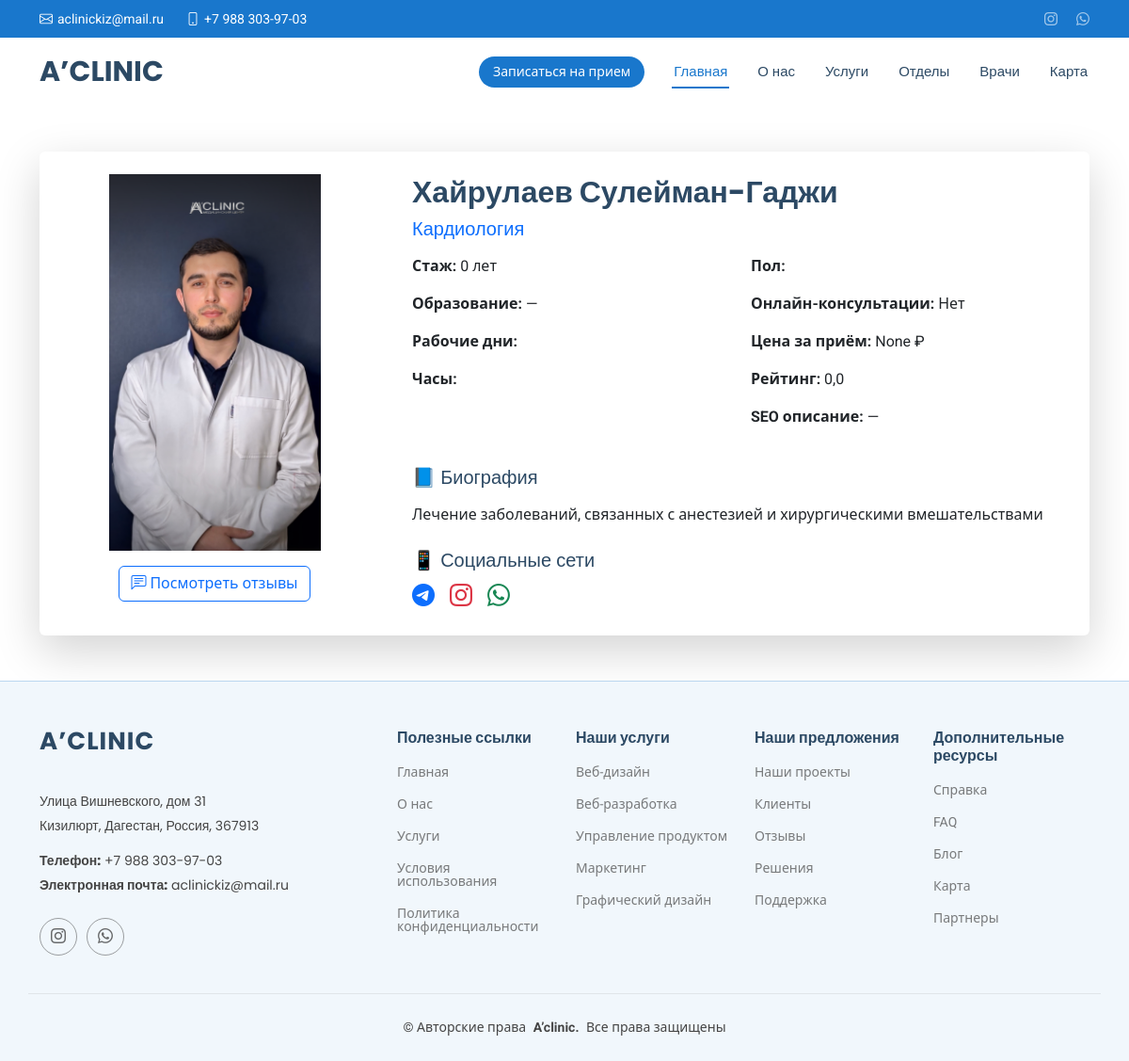
Page /doctor/khairulaev-suleiman-gadzhi/ on the committed database.
### clinic/models.py (models this page shows, shortened)
class Doctor(models.Model):
    name = models.CharField(max_length=100, verbose_name='Имя')
    slug = models.SlugField(unique=True, blank=True, verbose_name='URL')
    department = models.ForeignKey('Departments', verbose_name='Специализация', on_delete=models.CASCADE)
    photo = models.ImageField(upload_to='doctors/', verbose_name='Фото', null=True, blank=True)
    bio = models.TextField(verbose_name='Биография')
    experience_years = models.PositiveIntegerField(default=0, verbose_name='Стаж (в годах)')
    education = models.TextField(verbose_name='Образование', blank=True)
    price_per_consultation = models.DecimalField(max_digits=8, decimal_places=2, verbose_name='Цена за приём',
                                                 null=True, blank=True)
    rating = models.FloatField(default=0, verbose_name='Рейтинг')
    special_services = models.TextField(verbose_name='Специальные услуги', blank=True)
    seo_description = models.CharField(max_length=160, verbose_name='SEO описание', blank=True)
    accepts_online = models.BooleanField(default=False, verbose_name='Онлайн-консультации')
    appointments_url = models.URLField(verbose_name='Ссылка на запись', null=True, blank=True)
    video_presentation = models.URLField(verbose_name='Видео-презентация', null=True, blank=True)
    working_days = models.CharField(max_length=100, verbose_name='Рабочие дни', blank=True)
    working_hours = models.CharField(max_length=100, verbose_name='Рабочие часы', blank=True)
    gender = models.CharField(max_length=10, choices=[('male', 'Мужской'), ('female', 'Женский')], verbose_name='Пол',
                              blank=True)
    available = models.BooleanField(default=True, verbose_name='Доступен')
    social_links = models.ForeignKey('SocialNetwork', on_delete=models.SET_NULL, null=True, blank=True,
                                     verbose_name='Соц. сети')
    class Meta:
        verbose_name = 'Врач'
        verbose_name_plural = 'Врачи'

class Departments(models.Model):
    name = models.CharField(verbose_name='Название отделения')
    bio = models.CharField(verbose_name="Краткое описание")
    photo = models.ImageField(verbose_name="Фото", upload_to='departments/', blank=True, null=True)
    description = models.CharField(verbose_name="Описание")
    class Meta:
        verbose_name = 'Отдел'
        verbose_name_plural = 'Отделы'

### clinic/views.py (the view)
# urls.py: path('doctor/<slug:slug>/', DoctorDetailView.as_view(), name='doctor_detail'),
class DoctorDetailView(DetailView):
    model = Doctor
    template_name = 'clinic/doctor_detail.html'
    context_object_name = 'doctor'
    slug_field = 'slug'
    slug_url_kwarg = 'slug'

### clinic/templates/clinic/doctor_detail.html (shortened to what this page needs)
{% extends "a_clinic/base.html" %}
{% load static %}
{% block content %}
<div class="container py-5">
    <div class="card border-0 shadow-lg">
        <div class="row g-0">
            <div class="col-lg-4 p-4 d-flex flex-column align-items-center">
                <div class="w-100" style="max-width: 300px;">
                    {% if doctor.photo %}
                    <img src="{{ doctor.photo.url }}" alt="{{ doctor.name }}"
                         class="img-fluid rounded"
                         style="width: 100%; height: auto; max-height: 400px; object-fit: contain;">
                    {% else %}
                    <img src="{% static 'img/default_user.png' %}" alt="Фото отсутствует"
                         class="img-fluid rounded"
                         style="width: 100%; height: auto; max-height: 400px; object-fit: contain;">
                    {% endif %}
                </div>
                <div class="text-center mt-3">
                    <a href="{% url 'testimonials_doctor' slug=doctor.slug %}" class="btn btn-outline-primary">
                        <i class="bi bi-chat-left-text"></i> Посмотреть отзывы
                    </a>
                </div>
            </div>
            <div class="col-lg-8 p-4">
                <h2 class="fw-bold">{{ doctor.name }}</h2>
                <h5 class="text-primary">{{ doctor.department.name }}</h5>
                <div class="row mt-3">
                    <div class="col-sm-6">
                        <p><strong>Стаж:</strong> {{ doctor.experience_years }} лет</p>
                        <p><strong>Образование:</strong> {{ doctor.education|default:"—" }}</p>
                        <p><strong>Рабочие дни:</strong><br>{{ doctor.working_days|linebreaks }}</p>
                        <p><strong>Часы:</strong><br>{{ doctor.working_hours|linebreaks }}</p>
                    </div>
                    <div class="col-sm-6">
                        <p><strong>Пол:</strong> {{ doctor.get_gender_display }}</p>
                        <p><strong>Онлайн-консультации:</strong> {{ doctor.accepts_online|yesno:"Да,Нет" }}</p>
                        <p><strong>Цена за приём:</strong> {{ doctor.price_per_consultation }} ₽</p>
                        <p><strong>Рейтинг:</strong> {{ doctor.rating }}</p>
                        <p><strong>SEO описание:</strong> {{ doctor.seo_description|default:"—" }}</p>
                    </div>
                </div>
                {% if doctor.bio %}
                <div class="mt-4">
                    <h5>📘 Биография</h5>
                    <p class="text-muted">{{ doctor.bio|linebreaks }}</p>
                </div>
                {% endif %}
                {% if doctor.social_links %}
                <div class="mt-4">
                    <h5>📱 Социальные сети</h5>
                    <div class="d-flex gap-3 fs-4">
                        {% if doctor.social_links.telegram %}
                        <a href="{{ doctor.social_links.telegram }}" class="text-primary" target="_blank"><i
                                class="bi bi-telegram"></i></a>
                        {% endif %}
                        {% if doctor.social_links.instagram %}
                        <a href="{{ doctor.social_links.instagram }}" class="text-danger" target="_blank"><i
                                class="bi bi-instagram"></i></a>
                        {% endif %}
                        {% if doctor.social_links.whatsapp %}
                        <a href="{{ doctor.social_links.whatsapp }}" class="text-success" target="_blank"><i
                                class="bi bi-whatsapp"></i></a>
                        {% endif %}
                    </div>
                </div>
                {% endif %}
            </div>
        </div>
    </div>
</div>
{% endblock %}

### clinic/static/css/main.css (style rules this page uses)
:root { --default-font: "Roboto", system-ui, -apple-system, "Segoe UI", Roboto, "Helvetica Neue", Arial, "Noto Sans", "Liberation Sans", sans-serif, "Apple Color Emoji", "Segoe UI Emoji", "Segoe UI Symbol", "Noto Color Emoji"; --heading-font: "Poppins", sans-serif; --nav-font: "Raleway", sans-serif; }
:root { --background-color: #ffffff; --default-color: #444444; --heading-color: #2c4964; --accent-color: #1977cc; --surface-color: #ffffff; --contrast-color: #ffffff; }
:root { --nav-color: #2c4964; --nav-hover-color: #1977cc; --nav-mobile-background-color: #ffffff; --nav-dropdown-background-color: #ffffff; --nav-dropdown-color: #2c4964; --nav-dropdown-hover-color: #1977cc; }
:root { scroll-behavior: smooth; }
body { color: var(--default-color); background-color: var(--background-color); font-family: var(--default-font); }
a { color: var(--accent-color); text-decoration: none; transition: 0.3s; }
h1, h2, h3, h4, h5, h6 { color: var(--heading-color); font-family: var(--heading-font); }

### rows in the picture
Doctor: photo (picture), name "Хайрулаев Сулейман-Гаджи", department.name "Кардиология", experience_years "0", education "—", accepts_online "Нет", price_per_consultation "None", rating "0,0", seo_description "—", bio "Лечение заболеваний, связанных с анестезией и хирургическими вмешательствами"
